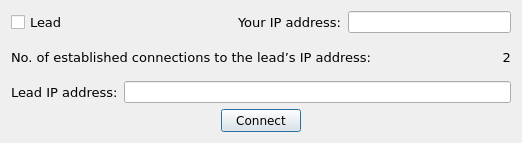
<?xml version="1.0" encoding="UTF-8"?>
<ui version="4.0">
 <class>teamConfigDialog</class>
 <widget class="QDialog" name="teamConfigDialog">
  <property name="geometry">
   <rect>
    <x>0</x>
    <y>0</y>
    <width>522</width>
    <height>143</height>
   </rect>
  </property>
  <property name="sizePolicy">
   <sizepolicy hsizetype="Preferred" vsizetype="Preferred">
    <horstretch>0</horstretch>
    <verstretch>0</verstretch>
   </sizepolicy>
  </property>
  <property name="minimumSize">
   <size>
    <width>0</width>
    <height>0</height>
   </size>
  </property>
  <property name="maximumSize">
   <size>
    <width>522</width>
    <height>143</height>
   </size>
  </property>
  <property name="windowTitle">
   <string>Team Configuration</string>
  </property>
  <layout class="QVBoxLayout" name="verticalLayout">
   <item>
    <layout class="QHBoxLayout" name="topHL">
     <item>
      <widget class="QCheckBox" name="leadCheckBox">
       <property name="font">
        <font>
         <family>Verdana</family>
         <pointsize>10</pointsize>
        </font>
       </property>
       <property name="styleSheet">
        <string notr="true"/>
       </property>
       <property name="text">
        <string>Lead</string>
       </property>
      </widget>
     </item>
     <item>
      <spacer name="horizontalSpacer">
       <property name="orientation">
        <enum>Qt::Horizontal</enum>
       </property>
       <property name="sizeHint" stdset="0">
        <size>
         <width>40</width>
         <height>20</height>
        </size>
       </property>
      </spacer>
     </item>
     <item>
      <widget class="QLabel" name="yourIPLabel">
       <property name="font">
        <font>
         <family>Verdana</family>
         <pointsize>10</pointsize>
        </font>
       </property>
       <property name="text">
        <string>Your IP address:</string>
       </property>
      </widget>
     </item>
     <item>
      <widget class="QLineEdit" name="yourIPText">
       <property name="font">
        <font>
         <family>Arial</family>
        </font>
       </property>
       <property name="text">
        <string/>
       </property>
      </widget>
     </item>
    </layout>
   </item>
   <item>
    <layout class="QHBoxLayout" name="middleHL">
     <item>
      <widget class="QLabel" name="establishedConnectionsLabel">
       <property name="enabled">
        <bool>true</bool>
       </property>
       <property name="sizePolicy">
        <sizepolicy hsizetype="Minimum" vsizetype="Preferred">
         <horstretch>0</horstretch>
         <verstretch>0</verstretch>
        </sizepolicy>
       </property>
       <property name="font">
        <font>
         <family>Verdana</family>
         <pointsize>10</pointsize>
         <weight>50</weight>
         <italic>false</italic>
         <bold>false</bold>
        </font>
       </property>
       <property name="styleSheet">
        <string notr="true"/>
       </property>
       <property name="text">
        <string>No. of established connections to the lead’s IP address:</string>
       </property>
      </widget>
     </item>
     <item>
      <widget class="QLabel" name="establishedConnectionsNumberLabel">
       <property name="font">
        <font>
         <family>Verdana</family>
         <pointsize>10</pointsize>
        </font>
       </property>
       <property name="styleSheet">
        <string notr="true"/>
       </property>
       <property name="text">
        <string>2</string>
       </property>
       <property name="alignment">
        <set>Qt::AlignRight|Qt::AlignTrailing|Qt::AlignVCenter</set>
       </property>
      </widget>
     </item>
    </layout>
   </item>
   <item>
    <layout class="QHBoxLayout" name="bottomHL">
     <item>
      <widget class="QLabel" name="leadIPLabel">
       <property name="enabled">
        <bool>true</bool>
       </property>
       <property name="font">
        <font>
         <family>Verdana</family>
         <pointsize>10</pointsize>
        </font>
       </property>
       <property name="text">
        <string>Lead IP address:</string>
       </property>
      </widget>
     </item>
     <item>
      <widget class="QLineEdit" name="leadIPText">
       <property name="enabled">
        <bool>true</bool>
       </property>
       <property name="font">
        <font>
         <family>Arial</family>
        </font>
       </property>
       <property name="text">
        <string/>
       </property>
      </widget>
     </item>
    </layout>
   </item>
   <item alignment="Qt::AlignHCenter">
    <widget class="QPushButton" name="connectButton">
     <property name="sizePolicy">
      <sizepolicy hsizetype="Fixed" vsizetype="Fixed">
       <horstretch>0</horstretch>
       <verstretch>0</verstretch>
      </sizepolicy>
     </property>
     <property name="font">
      <font>
       <family>Verdana</family>
      </font>
     </property>
     <property name="text">
      <string>Connect</string>
     </property>
    </widget>
   </item>
  </layout>
 </widget>
 <resources/>
 <connections/>
</ui>
